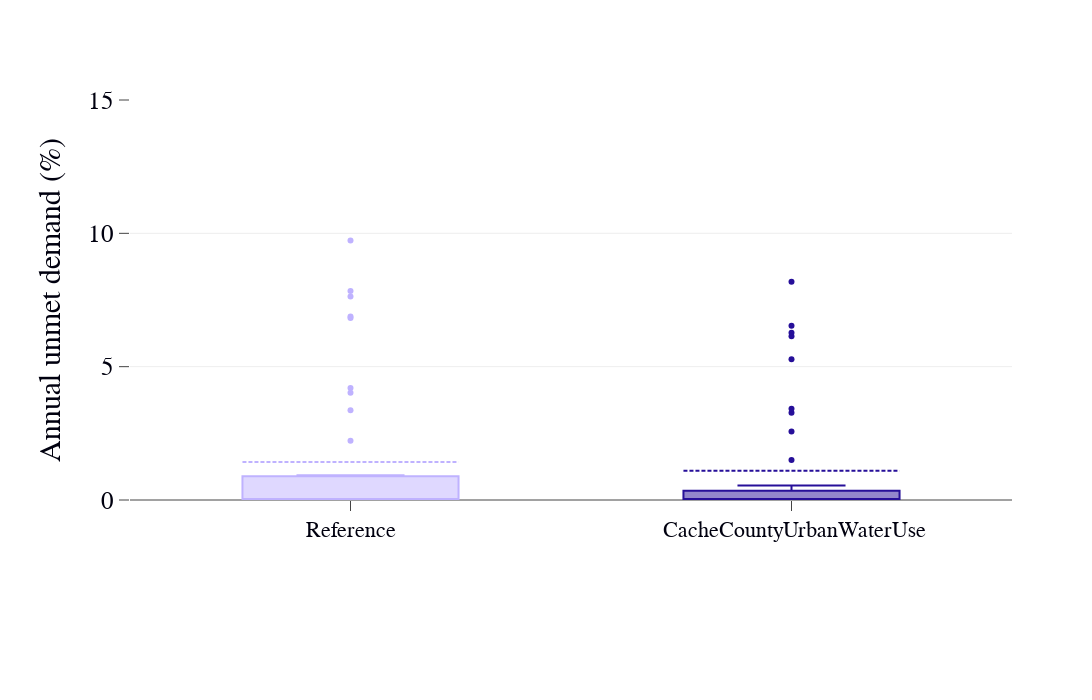

The code cell stored with this chart in its notebook:
### Markdown cell above
# 6. Plot the unmet demad for all the scenarios  and years

### Code cell
import numpy

import plotly.plotly as py
import plotly.graph_objs as go
# xx=['Reference','Cache County <br> demand','Hyrum  <br> Bathymetry','Headflow <br> supply']
# print UnmetDemandEstimate[['Reference','year']]

Reference_vals =UnmetDemandEstimate['Reference'].tolist()
CacheCountyUrbanWaterUse_vals =UnmetDemandEstimate['CacheCountyUrbanWaterUse'].tolist()

# print Reference_vals


Reference_vals_perc =(numpy.array([Reference_vals]))/Annual_Demand*100
CacheCountyUrbanWaterUse_vals_perc =(numpy.array([CacheCountyUrbanWaterUse_vals]))/Annual_Demand*100

    

# print UpdateBearHeadFlowDry_vals_perc.tolist()


UnmetDemandEstimate['Reference']

trace1 = go.Box(

    y=Reference_vals_perc[0],
    name = 'Reference',
    marker = dict(
        color = '#BFB2FF',
    
    ),boxmean=True
)


trace2 = go.Box(

    y=CacheCountyUrbanWaterUse_vals_perc[0],
    name = ' CacheCountyUrbanWaterUse',
    marker = dict(
        color = '#260F99'
    ),boxmean=True
)

layout = dict(
    #title = "Use Case 3.3",
    yaxis = dict(
        title = "Annual unmet demand (%)",
        tickformat= ',',
#         showline=True,
        dtick='5',
        ticks='outside',
        ticklen=10,
         range = ['0', '15']


                ),
    
    xaxis = dict(
#         title = "Updated input parameters in the <br>Bear_River_WEAP_Model_2017",
#         showline=True,
        ticks='outside',
         tickfont=dict(size=22),
        ticklen=10
                    ),
    legend=dict(
        x=0.1,y=0.6,
          bordercolor='#00000f',
            borderwidth=2
        
               ),
    width=1100,
    height=700,
    #paper_bgcolor='rgb(233,233,233)',
    #plot_bgcolor='rgb(233,233,233)',
    margin=go.Margin(l=130,b=200),
    font=dict(size=25,family='arial',color='#00000f'),
    showlegend=False
)
data = [trace1, trace2]


# create a figure object
fig = dict(data=data, layout=layout)
#py.iplot(fig, filename = "2.3Identify_SeasonalValues") 


## it can be run from the local machine on Pycharm like this like below
## It would also work here offline but in a seperate window  
offline.iplot(fig,filename = 'jupyter/UnmentDemand@BirdRefuge' )       

print "Figure 9 is replicated!!"

### Figure 1 — Plotly figure (JSON) as saved in the notebook; plotly's stock layout.template omitted (floating-point values rounded to 4 significant figures)
{"data": [{"boxmean": true, "marker": {"color": "#BFB2FF"}, "name": "Reference", "type": "box", "y": [0.5453, 0, 0, 0, 0, 0, 0, 0, 0, 0, 0, 0.5773, 0, 0.8486, 0, 2.225, 0, 0, 0, 0, 0, 0.3994, 4.203, 0.9306, 3.363, 0.7258, 7.633, 0, 6.881, 0, 0, 0, 0, 0, 0.3622, 4.023, 6.826, 7.835, 9.731, 0]}, {"boxmean": true, "marker": {"color": "#260F99"}, "name": " CacheCountyUrbanWaterUse", "type": "box", "y": [0.5453, 0, 0, 0, 0, 0, 0, 0, 0, 0, 0, 0, 0, 0.09984, 0, 1.501, 0, 0, 0, 0, 0, 0, 3.421, 0.1408, 2.573, 0, 6.141, 0, 6.538, 0, 0, 0, 0, 0, 0, 3.268, 5.278, 6.268, 8.185, 0]}], "layout": {"font": {"color": "#00000f", "family": "arial", "size": 25}, "height": 700, "legend": {"bordercolor": "#00000f", "borderwidth": 2, "x": 0.1, "y": 0.6}, "margin": {"b": 200, "l": 130}, "showlegend": false, "width": 1100, "xaxis": {"tickfont": {"size": 22}, "ticklen": 10, "ticks": "outside"}, "yaxis": {"dtick": "5", "range": ["0", "15"], "tickformat": ",", "ticklen": 10, "ticks": "outside", "title": "Annual unmet demand (%)"}}}
